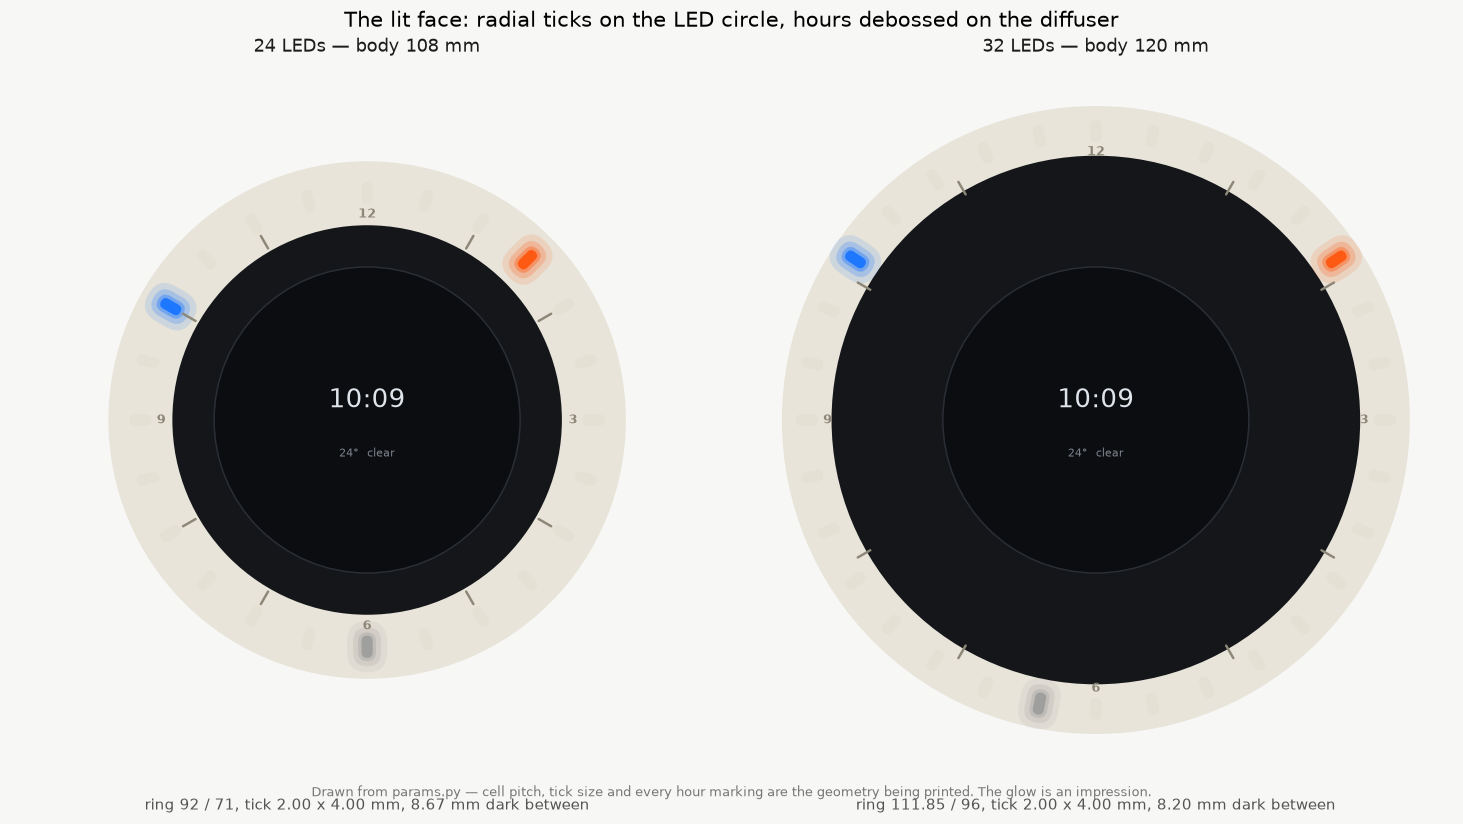

Here is the Python script that generated this plot:
#!/usr/bin/env python3
"""What the lit face looks like: the arc that was, against the radial tick.

    "the line needs to be perpendicular to the screen, like the lines are.
     I want the LED's to look more like the echo wall clock led's."

Drawn straight from params, so the pitch, the tick and the hour markings are
the geometry being printed. Only the glow is an impression.
"""
import sys, math; sys.path.insert(0,'.')
import numpy as np, matplotlib
matplotlib.use('Agg')
import matplotlib.pyplot as plt
from matplotlib.patches import Wedge, Circle, FancyBboxPatch
from matplotlib.transforms import Affine2D
from params import *
import build_v2 as BV
LIT   = {2: ('#ff5a14', 1.00),        # hour hand, amber
         9: ('#1e78ff', 1.00),        # minute hand, blue
        17: ('#9a9a9a', 0.85)}        # second dot, grey
FACE  = '#e8e4d9'
INK   = '#8d8778'


def tick_patch(ax, a_deg, ri, ro, w, col, alpha, zorder, grow=0.0):
    """A radial capsule centred on the a_deg ray."""
    L, W = (ro - ri) + 2*grow, w + 2*grow
    p = FancyBboxPatch((-L/2, -W/2), L, W, boxstyle=f'round,pad=0,rounding_size={W/2}',
                       fc=col, ec='none', alpha=alpha, zorder=zorder)
    rm = (ri + ro) / 2
    p.set_transform(Affine2D().rotate_deg(a_deg).translate(
        rm*math.cos(math.radians(a_deg)), rm*math.sin(math.radians(a_deg))) + ax.transData)
    ax.add_patch(p)


def arc_patch(ax, i, ri, ro, col, alpha, zorder, grow=0.0):
    a0 = CELL_WALL_A0 + i*PITCH + math.degrees(0.95/2/DIFF_LINE_R)
    a1 = CELL_WALL_A0 + (i+1)*PITCH - math.degrees(0.95/2/DIFF_LINE_R)
    ax.add_patch(Wedge((0,0), ro+grow, a0-grow*2, a1+grow*2, width=(ro-ri)+2*grow,
                       fc=col, alpha=alpha, ec='none', zorder=zorder))


def face(ax, B, title, sub):
    N, PITCH = B.n, B.pitch
    ax.set_facecolor('#14161a')
    ax.add_patch(Circle((0,0), B.ring_od/2 + 0.5, fc=FACE, ec='none', zorder=1))
    ax.add_patch(Circle((0,0), B.ring_id/2 - 0.5, fc='#14161a', ec='none', zorder=2))
    lit = {2: LIT[2], int(N*9/24): LIT[9], int(N*17/24): LIT[17]}
    for i in range(N):
        a = B.wall_a0 + (i + 0.5) * PITCH
        on = i in lit
        col, alpha = lit.get(i, ('#ddd8ca', 0.30))
        halo = [(2.6,.13), (1.5,.22), (0.6,.38), (0.0,1.0)] if on else [(0.0, alpha)]
        for k, (gr, ga) in enumerate(halo):
            tick_patch(ax, a, B.tick_ri, B.tick_ro, TICK_W, col,
                       ga*(alpha if on else 1.0), 3+k, gr)
    for h in range(12):
        a = 90.0 - h*30.0
        key = int(round(a)) % 360
        if key in NUMERALS:
            ax.text(B.num_r*math.cos(math.radians(a)), B.num_r*math.sin(math.radians(a)),
                    NUMERALS[key], ha='center', va='center', fontsize=8.5,
                    color=INK, zorder=6, family='DejaVu Sans', weight='bold')
            continue
        ri, ro = (B.mark_ri_maj, B.mark_ro_maj) if h % 3 == 0 else (B.mark_ri, B.mark_ro)
        lw = (MARK_W_MAJ if h % 3 == 0 else MARK_W) * 1.6
        r_ = math.radians(a)
        ax.plot([ri*math.cos(r_), ro*math.cos(r_)], [ri*math.sin(r_), ro*math.sin(r_)],
                color=INK, lw=lw, zorder=6, solid_capstyle='round')
    ax.add_patch(Circle((0,0), DISP_ACTIVE_D/2, fc='#0b0d10', ec='#2a2e35', lw=1.0, zorder=7))
    ax.text(0, 3.5, '10:09', ha='center', va='center', fontsize=17,
            color='#dfe3ea', zorder=8, family='DejaVu Sans')
    ax.text(0, -6.0, '24\u00b0  clear', ha='center', va='center', fontsize=7.5,
            color='#7d838d', zorder=8)
    L = 64
    ax.set_xlim(-L, L); ax.set_ylim(-L, L); ax.set_aspect('equal'); ax.axis('off')
    ax.set_title(title, fontsize=12, color='#1c1c1c', pad=8)
    ax.text(0, -L-6, sub, ha='center', fontsize=9.5, color='#555')


fig, axes = plt.subplots(1, 2, figsize=(13.4, 7.4))
for ax, B in zip(axes, (BV.BODY24, BV.BODY32)):
    gap = 2*math.pi*B.led_r/B.n - TICK_W
    face(ax, B, f'{B.n} LEDs \u2014 body {2*B.r_body:.0f} mm',
         f'ring {B.ring_od:g} / {B.ring_id:g}, tick {TICK_W:.2f} x '
         f'{B.tick_ro-B.tick_ri:.2f} mm, {gap:.2f} mm dark between')
fig.patch.set_facecolor('#f7f7f5')
fig.suptitle('The lit face: radial ticks on the LED circle, hours debossed on the '
             'diffuser', fontsize=13.5)
fig.text(0.5, 0.015, 'Drawn from params.py \u2014 cell pitch, tick size and every hour '
         'marking are the geometry being printed. The glow is an impression.',
         ha='center', fontsize=8.5, color='#777')
fig.tight_layout()
fig.savefig('render_line.png', dpi=110, bbox_inches='tight')
print('wrote render_line.png')
